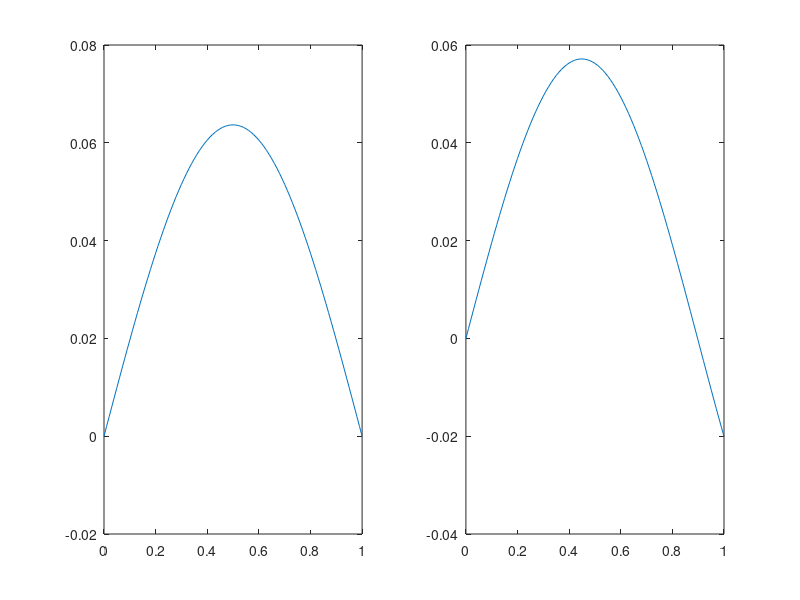

MATLAB code to generate this figure:
clear all
close all

u = 10^-3; L = 1; T = 10^3;
n = [1 2 3];
wn = n*pi/L*sqrt(T/u);
x0 = 0;
h = 0.01;
x = x0:h:L;
N = length(x);
v = nan(1,N);
y = nan(1,N);
y(1) = 0;
v(1) = 0.2;

for k = 1:N-1
    v(k+1) = v(k) + -wn(1)^2*u/T*y(k) * h;
    y(k+1) = y(k) + v(k+1) * h;
end
subplot(1,2,1)
plot(x,y)
%b
wn(1) = 3500;
for k = 1:N-1
    v(k+1) = v(k) + -wn(1)^2*u/T*y(k) * h;
    y(k+1) = y(k) + v(k+1) * h;
end
subplot(1,2,2)
plot(x,y)
